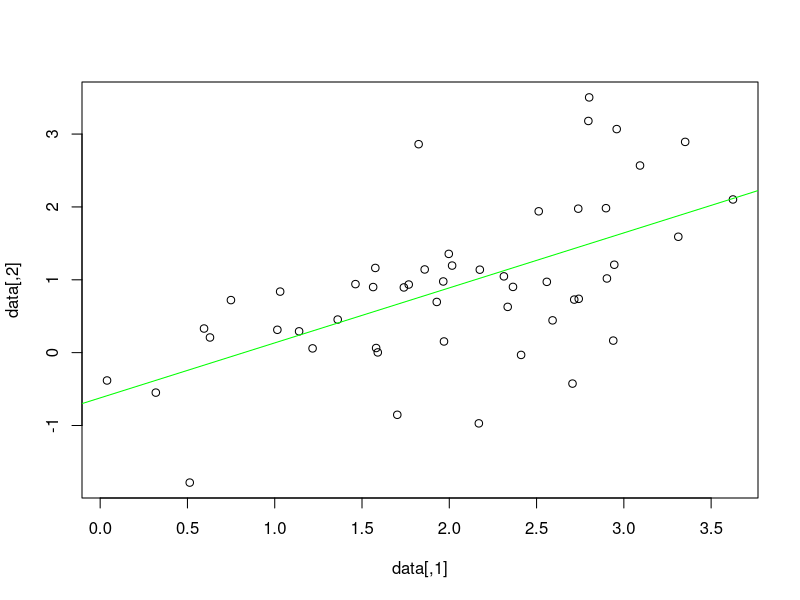
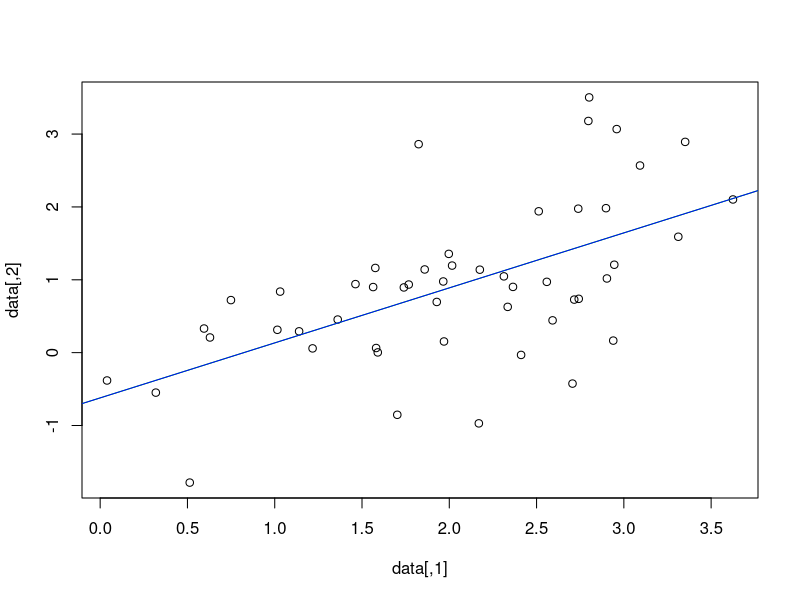
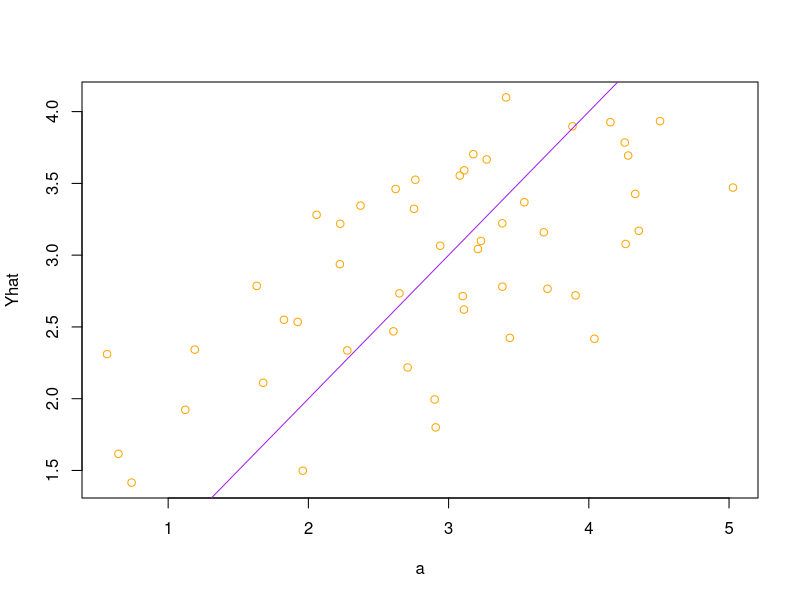

Source code (R) for these figures, in order: (Note: this script raises an error after producing the figures.)
## Week 4 - Homework

# ----> Question 1 and 2 

# As we have seen in class, the problem with our regression model is that
# it corresponds to the following model : Y = ßX where ß does not include 
# the intercept. Our line does not fin R line, because R tales into accont
# the intercept. 
# Thus we now want to take into account the intercept. The extended model is : 
# Y=Xaß  where Xa is the 10x2 matrix with only one in the first column 
# and whose second column equals X and ß = [ß_0 ß_1]^-(1)
# (Xa stands for X adjusted)

# We thus need to go from the object X we used in class to the objet Xa

require(MASS)

# First, we set the correlation parameter and the mean
beta = 0.5
SIGMA = matrix(c(1,beta,beta,1), ncol=2)
MU = c(2.0, 1.0)

# Second, we set the sample size
N = 50

# Third, we draw your sample
data <- mvrnorm(N, mu = MU, Sigma = SIGMA)
dim(data)
data[1:10,]
plot(data)
abline(lm(data[,2]~data[,1]), col="green")

# Now we build our regression model.
# First, we define Y and X
y <- data[, 2]
X <- data [, 1]

# Now we want to go to Xa
# To do this we will create a vector of dim 10 with only ones which we are 
# going to merge with the X vector to obtain the 2x10 matrix Xa

one <- c(rep(1, 50))
Xa <- cbind(one, X)

# Now we can use the formula and do the computations. Instead of giving a 
# single value for beta, it is going to be a vector with 
# 2 components : ß_0 and ß_1 :

XaT = t(Xa)
XaTXa = XaT%*%Xa
invXaTXa = solve(XaTXa)
XaTy = XaT%*%y
Beta = invXaTXa %*% XaTy
Beta
Beta[2]

# Now add this line to the plot
plot(data)
abline(lm(data[,2]~data[,1]), col="green") # regression line (y~x) 
abline(a=Beta[1], b=Beta[2], col="blue")

# Now our line fits to the R line ! 

# ----> Question 3

# Now we want to draw a sample from a tri-dimensional randow variable. 
# Now we are thus defining SIGMA2 as a 3x3 variance-covariance matrix,
# and MU as a vector with 3 elements to build our data. 

beta1 = 0.5
SIGMA2 = matrix(c(1,beta,beta,beta,1,beta,beta,beta,1), ncol=3)
MU2 = c(3.0, 2.0, 1.0)
N = 50
data2 <- mvrnorm(N, mu = MU2, Sigma = SIGMA2)

# Now our model looks like : 
# y(i) = ß0 + ß1x1(i) + ß2x2(i) (where i is in [1;50])
# Thus we will draw two things from our sample: Y first, and then X which 
# is a 50x2 matrix which first columns represent the vector of x1(i) and 
# second column represent the vectors of x2(i). (To avoid repeating code 
# i use a instead of y and B instead of Xa)

a <- data2[, 1]
X1 <- data2[, 2]
X2 <- data2[, 3]
B <- cbind(one,X1, X2)

BT = t(B)
BTB = BT%*%B
invBTB = solve(BTB)
BTa = BT%*%a
BETA = invBTB %*% BTa
BETA

# We can check the fit of the model by plotting predicted a (Yhat)
# and empirical a (a) on the same plot

Yhat <- B %*% BETA 

plot(a, Yhat, type="p", col="orange")
abline(a=0, b=1, col="purple")

# It is not super fitted but this was random draws so we should not
# be expected a great fitting ! 


# ----> Question 4

# We want to write a function that works like this : 
  # INPUT : MU, SIGMA, N 
  # PROCESS : using them to a) build a sample b) from which we draw 
  # one vector (Y) and a matrix X c) make the computations 
  # OUTPUT : beta 
# So, first, we can see that Beta is always defined as 
# beta <- solve(t(X) %*% X) %*% t(X) %*% Y
# We are going to use this in the output.

# We define first our variables : 

I <- 5 
beta <- runif(1)
Mu <- rep(0, i)
Sig <- matrix(0, ncol=5, nrow=5, byrow=T)
n <- sample(100:200, 1)

for(j in (1:I)) {
  Mu[j] <- sample(1:6, 1)
}
Mu

for(k in 1:I){
for(s in 1:I){
    if(k == s){
      Sig[k, s] <- 1
    } else{
      Sig[k, s] <- beta
    }
  }
}
Sig

# Now we have Mu, Sigma and n and we will be able to plug them into 
# a function. 

reg <- function(n, Mu, Sig){
  data <- mvrnorm(n, mu = Mu, Sigma = Sig)
  Y <- data[,2]
  X <- data[,1]
  beta <- solve(t(X) %*% X) %*% t(X) %*% Y
  return(beta)
}

# Question : I do not get why when I define the function differently by
# setting : Y <- data[,1] and X <- data[,2] I get results that are larger 
# than 1 … Do you have a clue ?

# Now I think I can be better in two ways : 
# --> 1) create a function of beta that output the variance-covariance matrix

varmat <- function(beta){
  varmat <- matrix(0, ncol=5, nrow=5, byrow=T)
  for(k in 1:I){
    for(s in 1:I){
      if(k == s){
        varmat[k, s] <- 1
      } else{
        varmat[k, s] <- beta
      }
    }
  }
  return(varmat)
}

varmat(0.5)
s <- varmat(0.5)
s

# Finally, I might get along with functions ! 
# Now I will try to write again the function reg using the function : 

reg1 <- function(n, Mu, varmat=function(x) x){
  x <- runif(1)
  data <- mvrnorm(n, mu = Mu, Sigma = varmat(x))
  Y <- data[,2]
  X <- data[,1]
  beta <- solve(t(X) %*% X) %*% t(X) %*% Y
  return(beta)
}

# It does not work :( I tried to change several things but I did 
# not success to make the reg1 function work ! 

# --> 2) with the function reg I have created, I am again not taking 
# into account the intercept. I am going to take the first reg function
# and just add a line : 

one <- c(rep(1, n))

reg <- function(n, Mu, Sig){
  data <- mvrnorm(n, mu = Mu, Sigma = Sig)
  Y <- data[,2]
  x <- data[,1]
  X <- cbind(one,x)
  beta <- solve(t(X) %*% X) %*% t(X) %*% Y
  return(beta)
}

# And now that's good !
